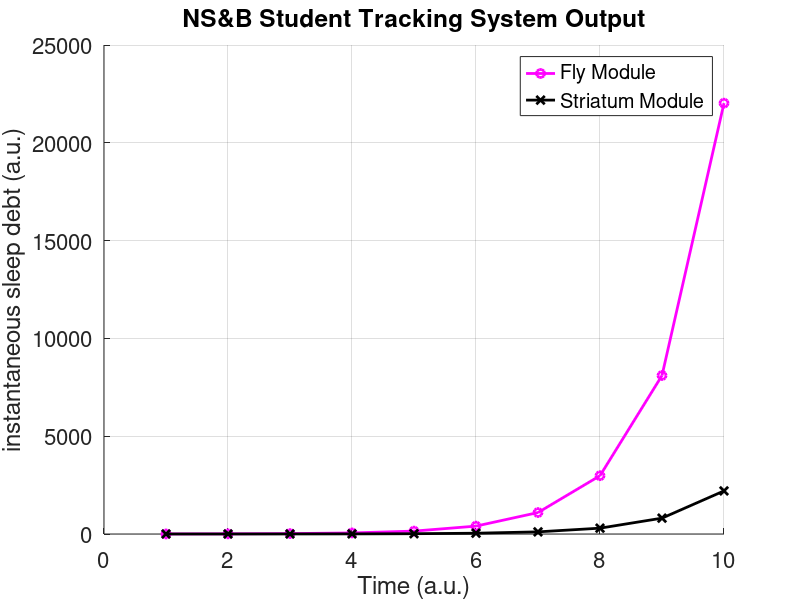
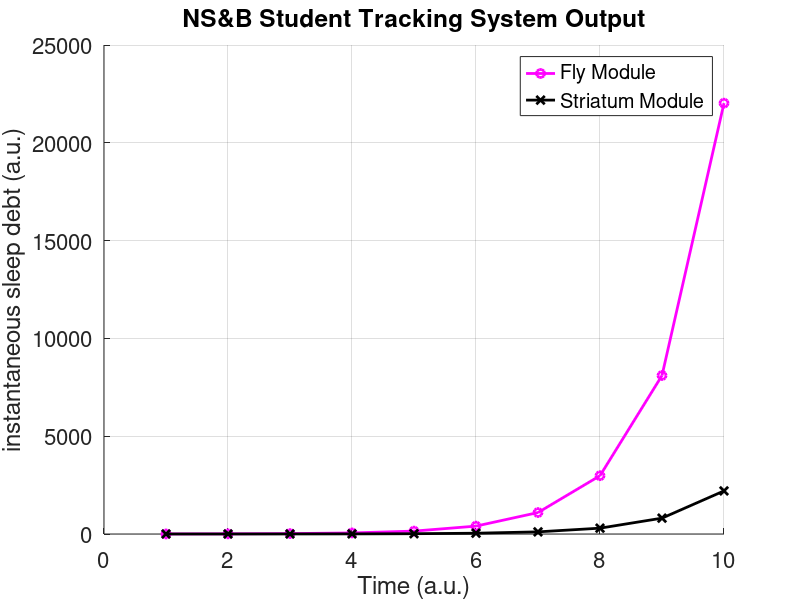
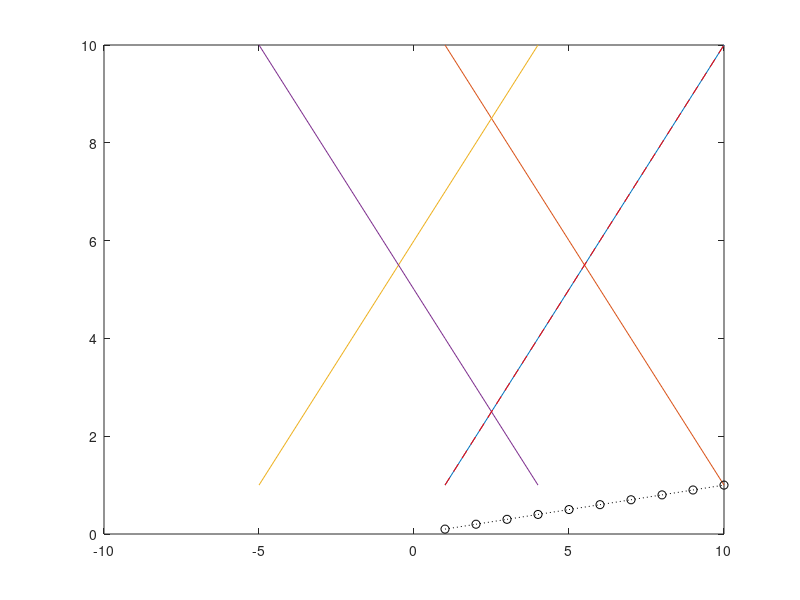

MATLAB code for these plots, in order:
%% Figures how-to!! Theme: Save my poor eyes

% instructors please do not inturrupt with confusing suggestions, the order
% is purposeful

% The "vanilla" matlab figure it is the canvas for all plotting and the
% element you will ultimately export to another program or print out :)
figure;










%% Documentation is quite helpful for figure making

% close just one figure
close

% `doc insert_frustrating_function_here` gives you a documentation window
doc figure

% or control+F1 inside the parens gives you a hint quickly


%% Let's spruce things up a bit by passing "name,value" pairs as `doc` suggested

% change the color
figure('Color',[0,0,0]);

%% add a "name" and make it bigger

from_left = 100;
from_bottom = 100;
width = 800;
height = 800;

% We can make this very readable by lining up the name-value pairs with
% linebreaks and some tabbing :) (My eyes!)
figure('Color',[0,0,0],...
       'Name', 'Axel-style',...
       'Position', [from_left from_bottom width height]);

%% close ALL the figures we made
close all

%% Let's plot data!

% make the background white (phew, my eyes!)
figure('Color',[1,1,1]);

% plot function
plot(1:10)

% plot something else on the same "axes"
hold on
plot(10:-1:1)

%% Lets do this with x vs y
% timebase or the "x" values on our plot
ts = -5:4;

% plot function
plot(ts,1:10)

% plot something else on the same "axes"
hold on
plot(ts,10:-1:1)

%% again let's go to the documentation
doc plot

%% "LineSpec" is the easy way to quickly change how your plot looks, but can get confusing
plot(1:10,'--r')

hold on
plot((1:10)/10,':ok')

% let's go in and look at the figure editor -- and discover what figure vs
% axes vs lines are

% and let's figure out a different "marker" and linewidth e.g. pentagram
% and File>Generate Code ... the syntax inside this we will cover later

%% Looked like we can also change color and "marker" using Name Value pairs
figure('Color',[1,1,1]);

% Start to see how to programatically change all the lines :)
line_width = 2;

plot(exp(1:10),'Color','magenta',...
          'LineStyle','-',...
          'Marker','o',...
          'LineWidth',line_width);
hold on
plot(exp(1:10)/10,'Color','black',...
               'LineStyle','-',...
               'Marker','x',...
               'LineWidth',line_width);

%% Let's add some labels now 
xlabel('Time (a.u.)')
ylabel('instantaneous sleep debt (a.u.)')
title('NS&B Student Tracking System Output')

%% This is SUPER HARD TO READ (again, help my poor my eyes)

% check out the documentation for each xlabel and ylabel -- this will
% overwrite the things we already have
font_size = 16;
xlabel('Time (a.u.)','FontSize',font_size)
ylabel('instantaneous sleep debt (a.u.)','FontSize',font_size)
title('NS&B Student Tracking System Output','FontSize',font_size)

%% Add a legend too (again, use doc legend to see how!)
legend('Fly Module','Striatum Module')

%% Things look funky... why are the axes so tiny? time to meet `gca`

% get current axes == gca, we can now access the "axes" that we have been
% plotting on, this `ax` variable here is referred to in matlab world as
% your axis "handle"
ax = gca;

% let's see what we can do to the axes by clicking on 'Show all properties'
ax

% while you're hacking on your figures you can also open up the figure
% editor to peek at the properties or use the `get` function to see which
% properties you can edit for these axes (same as clicking on Show all
% properties)
get(ax)

% wow there's a ton of junk there, but I see a fontsize Name listed
% we can use the "set" function to set the value
set(ax,'FontSize',font_size)

%% Okay let's get to more of the "good stuff" -- making all the "ink" valuable

% I see a "box" property... why is there a box? let's kill it
set(ax,'Box','off')

% this is such a common command that you can actually just use:
box off

% we can also turn a "grid" on in the same manner
grid on

% It's a little more work using set, because there are both x and y grids
set(ax,'XGrid','on','YGrid','on')

%% There is also a gcf function so we can figure out how to change the figure after the fact

% This is called the "figure handle"
fig = gcf;

% this is useful because we can use it for saving the figure, and
% manipulating it if we don't like how the export process worked out

% There are two ways to save figures, 
%  1) savefig : saves a *.fig file, which you can open later in matlab and continue editing etc.
%  2) saveas : saves some other format like *.pdf, *.png, *.tiff

filepath_to_save = '/Users/stephenholtz/Desktop';
fig_name = 'nsb_student_tracking_system';

eps_figure_path = fullfile(filepath_to_save,[fig_name '.eps']);
fig_figure_path = fullfile(filepath_to_save,[fig_name '.fig']);

% this results in the following:
% '/Users/stephenholtz/Desktop/nsb_student_tracking_system.pdf'

% savefig
savefig(fig, fig_figure_path)

% saveas, actually defaults to .fig if we don't have
saveas(fig, eps_figure_path)

% if you do not specify a figure handle it will just use whichever one is
% currently selected! this is not always what we want

